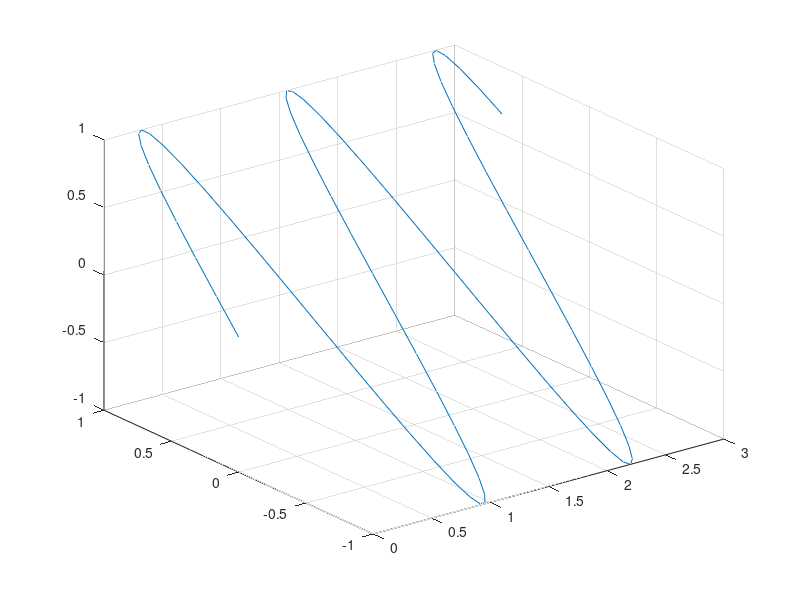

Write the MATLAB code that produced this figure.
clear all; clc;
%a=[1 2 3;4 5 6;7 8 9]
%a=[1 2 3
 %   4 5 6
  %  7 8 9]
%a1=[1 2 3]
%a2=[4 5 6]
%a3=[7 8 9]
%a=[a1;a2;a3]

%a=input('M = ');
%disp(a)

%n = 25;
%t = 0 : 1/n : 10;
%y = sin(t);
%plot (t,y,'or')
%title ('Grafik Y = Sin(t)')
%grid
%xlabel('t'), ylabel('Amplitude')

%t=0:0.1:10;
%x=sin(t);
%y=sin(t+30);
%subplot(2,1,1)
%plot(t,x,'r-')
%grid on
%xlabel('t'),ylabel('Amplitude')
%title(' Grafik x = Sin(t)')
%subplot(2,1,2)
%plot(t,y,'bo')
%grid on
%xlabel('t'),ylabel('Amplitude')
%grid on
%title('Grafik y = sin(t+30)')
%hold off

n=25;
x=0:1/n:3;
plot3(x,sin(5*x),sin(5*x));
grid
